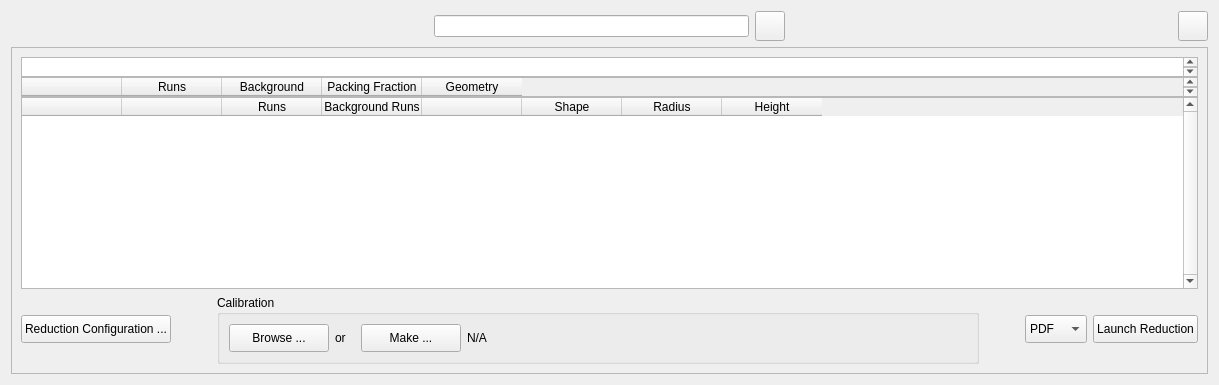
              <widget class="QWidget" name="tab_2">
               <attribute name="title">
                <string>Processing</string>
               </attribute>
               <layout class="QVBoxLayout" name="verticalLayout_15">
                <item>
                 <layout class="QHBoxLayout" name="horizontalLayout_3">
                  <item>
                   <spacer name="horizontalSpacer_6">
                    <property name="orientation">
                     <enum>Qt::Horizontal</enum>
                    </property>
                    <property name="sizeHint" stdset="0">
                     <size>
                      <width>40</width>
                      <height>20</height>
                     </size>
                    </property>
                   </spacer>
                  </item>
                  <item>
                   <layout class="QHBoxLayout" name="horizontalLayout_7">
                    <item>
                     <widget class="QLabel" name="search_logo_label">
                      <property name="sizePolicy">
                       <sizepolicy hsizetype="Fixed" vsizetype="Fixed">
                        <horstretch>0</horstretch>
                        <verstretch>0</verstretch>
                       </sizepolicy>
                      </property>
                      <property name="minimumSize">
                       <size>
                        <width>30</width>
                        <height>30</height>
                       </size>
                      </property>
                      <property name="maximumSize">
                       <size>
                        <width>30</width>
                        <height>30</height>
                       </size>
                      </property>
                      <property name="text">
                       <string/>
                      </property>
                     </widget>
                    </item>
                    <item>
                     <widget class="QLineEdit" name="name_search_3">
                      <property name="minimumSize">
                       <size>
                        <width>200</width>
                        <height>0</height>
                       </size>
                      </property>
                      <property name="maximumSize">
                       <size>
                        <width>1677215</width>
                        <height>16777215</height>
                       </size>
                      </property>
                      <property name="text">
                       <string/>
                      </property>
                     </widget>
                    </item>
                    <item>
                     <widget class="QPushButton" name="clear_search_button">
                      <property name="minimumSize">
                       <size>
                        <width>30</width>
                        <height>30</height>
                       </size>
                      </property>
                      <property name="maximumSize">
                       <size>
                        <width>20</width>
                        <height>30</height>
                       </size>
                      </property>
                      <property name="text">
                       <string/>
                      </property>
                     </widget>
                    </item>
                   </layout>
                  </item>
                  <item>
                   <spacer name="horizontalSpacer_10">
                    <property name="orientation">
                     <enum>Qt::Horizontal</enum>
                    </property>
                    <property name="sizeHint" stdset="0">
                     <size>
                      <width>40</width>
                      <height>20</height>
                     </size>
                    </property>
                   </spacer>
                  </item>
                  <item>
                   <widget class="QPushButton" name="settings_table_button">
                    <property name="sizePolicy">
                     <sizepolicy hsizetype="Fixed" vsizetype="Fixed">
                      <horstretch>0</horstretch>
                      <verstretch>0</verstretch>
                     </sizepolicy>
                    </property>
                    <property name="minimumSize">
                     <size>
                      <width>30</width>
                      <height>30</height>
                     </size>
                    </property>
                    <property name="maximumSize">
                     <size>
                      <width>30</width>
                      <height>30</height>
                     </size>
                    </property>
                    <property name="text">
                     <string/>
                    </property>
                   </widget>
                  </item>
                 </layout>
                </item>
                <item>
                 <widget class="QFrame" name="frame">
                  <property name="frameShape">
                   <enum>QFrame::StyledPanel</enum>
                  </property>
                  <property name="frameShadow">
                   <enum>QFrame::Raised</enum>
                  </property>
                  <layout class="QVBoxLayout" name="verticalLayout_3">
                   <item>
                    <layout class="QVBoxLayout" name="verticalLayout_14">
                     <property name="spacing">
                      <number>0</number>
                     </property>
                     <item>
                      <widget class="QTableWidget" name="h1_table">
                       <property name="minimumSize">
                        <size>
                         <width>0</width>
                         <height>20</height>
                        </size>
                       </property>
                       <property name="maximumSize">
                        <size>
                         <width>16777215</width>
                         <height>20</height>
                        </size>
                       </property>
                       <property name="verticalScrollBarPolicy">
                        <enum>Qt::ScrollBarAlwaysOn</enum>
                       </property>
                       <property name="horizontalScrollBarPolicy">
                        <enum>Qt::ScrollBarAlwaysOff</enum>
                       </property>
                       <property name="autoScroll">
                        <bool>true</bool>
                       </property>
                       <property name="horizontalScrollMode">
                        <enum>QAbstractItemView::ScrollPerPixel</enum>
                       </property>
                      </widget>
                     </item>
                     <item>
                      <widget class="QTableWidget" name="h2_table">
                       <property name="minimumSize">
                        <size>
                         <width>0</width>
                         <height>20</height>
                        </size>
                       </property>
                       <property name="maximumSize">
                        <size>
                         <width>16777215</width>
                         <height>20</height>
                        </size>
                       </property>
                       <property name="verticalScrollBarPolicy">
                        <enum>Qt::ScrollBarAlwaysOn</enum>
                       </property>
                       <property name="horizontalScrollBarPolicy">
                        <enum>Qt::ScrollBarAlwaysOff</enum>
                       </property>
                       <property name="autoScroll">
                        <bool>true</bool>
                       </property>
                       <property name="horizontalScrollMode">
                        <enum>QAbstractItemView::ScrollPerPixel</enum>
                       </property>
                       <column>
                        <property name="text">
                         <string/>
                        </property>
                       </column>
                       <column>
                        <property name="text">
                         <string>Runs</string>
                        </property>
                       </column>
                       <column>
                        <property name="text">
                         <string>Background</string>
                        </property>
                       </column>
                       <column>
                        <property name="text">
                         <string>Packing Fraction</string>
                        </property>
                       </column>
                       <column>
                        <property name="text">
                         <string>Geometry</string>
                        </property>
                       </column>
                      </widget>
                     </item>
                     <item>
                      <widget class="QTableWidget" name="h3_table">
                       <property name="baseSize">
                        <size>
                         <width>0</width>
                         <height>0</height>
                        </size>
                       </property>
                       <property name="palette">
                        <palette>
                         <active>
                          <colorrole role="Highlight">
                           <brush brushstyle="SolidPattern">
                            <color alpha="255">
                             <red>138</red>
                             <green>226</green>
                             <blue>52</blue>
                            </color>
                           </brush>
                          </colorrole>
                         </active>
                         <inactive>
                          <colorrole role="Highlight">
                           <brush brushstyle="SolidPattern">
                            <color alpha="255">
                             <red>138</red>
                             <green>226</green>
                             <blue>52</blue>
                            </color>
                           </brush>
                          </colorrole>
                         </inactive>
                         <disabled>
                          <colorrole role="Highlight">
                           <brush brushstyle="SolidPattern">
                            <color alpha="255">
                             <red>145</red>
                             <green>141</green>
                             <blue>126</blue>
                            </color>
                           </brush>
                          </colorrole>
                         </disabled>
                        </palette>
                       </property>
                       <property name="contextMenuPolicy">
                        <enum>Qt::CustomContextMenu</enum>
                       </property>
                       <property name="verticalScrollBarPolicy">
                        <enum>Qt::ScrollBarAlwaysOn</enum>
                       </property>
                       <property name="autoScrollMargin">
                        <number>1</number>
                       </property>
                       <property name="alternatingRowColors">
                        <bool>true</bool>
                       </property>
                       <property name="selectionMode">
                        <enum>QAbstractItemView::ContiguousSelection</enum>
                       </property>
                       <property name="horizontalScrollMode">
                        <enum>QAbstractItemView::ScrollPerPixel</enum>
                       </property>
                       <attribute name="verticalHeaderVisible">
                        <bool>false</bool>
                       </attribute>
                       <attribute name="verticalHeaderCascadingSectionResizes">
                        <bool>false</bool>
                       </attribute>
                       <column>
                        <property name="text">
                         <string/>
                        </property>
                       </column>
                       <column>
                        <property name="text">
                         <string/>
                        </property>
                       </column>
                       <column>
                        <property name="text">
                         <string>Runs</string>
                        </property>
                       </column>
                       <column>
                        <property name="text">
                         <string>Background Runs</string>
                        </property>
                       </column>
                       <column>
                        <property name="text">
                         <string/>
                        </property>
                       </column>
                       <column>
                        <property name="text">
                         <string>Shape</string>
                        </property>
                       </column>
                       <column>
                        <property name="text">
                         <string>Radius</string>
                        </property>
                       </column>
                       <column>
                        <property name="text">
                         <string>Height</string>
                        </property>
                       </column>
                      </widget>
                     </item>
                    </layout>
                   </item>
                   <item>
                    <layout class="QHBoxLayout" name="horizontalLayout_8">
                     <item>
                      <widget class="QPushButton" name="pushButton_5">
                       <property name="minimumSize">
                        <size>
                         <width>0</width>
                         <height>28</height>
                        </size>
                       </property>
                       <property name="maximumSize">
                        <size>
                         <width>16777215</width>
                         <height>28</height>
                        </size>
                       </property>
                       <property name="text">
                        <string>Reduction Configuration ...</string>
                       </property>
                      </widget>
                     </item>
                     <item>
                      <spacer name="horizontalSpacer_12">
                       <property name="orientation">
                        <enum>Qt::Horizontal</enum>
                       </property>
                       <property name="sizeHint" stdset="0">
                        <size>
                         <width>40</width>
                         <height>20</height>
                        </size>
                       </property>
                      </spacer>
                     </item>
                     <item>
                      <widget class="QGroupBox" name="groupBox_2">
                       <property name="sizePolicy">
                        <sizepolicy hsizetype="Expanding" vsizetype="Preferred">
                         <horstretch>0</horstretch>
                         <verstretch>0</verstretch>
                        </sizepolicy>
                       </property>
                       <property name="title">
                        <string>Calibration</string>
                       </property>
                       <layout class="QHBoxLayout" name="horizontalLayout_9">
                        <item>
                         <widget class="QPushButton" name="browse_calibration_button">
                          <property name="minimumSize">
                           <size>
                            <width>100</width>
                            <height>28</height>
                           </size>
                          </property>
                          <property name="maximumSize">
                           <size>
                            <width>100</width>
                            <height>28</height>
                           </size>
                          </property>
                          <property name="text">
                           <string>Browse ...</string>
                          </property>
                         </widget>
                        </item>
                        <item>
                         <widget class="QLabel" name="label_51">
                          <property name="minimumSize">
                           <size>
                            <width>20</width>
                            <height>0</height>
                           </size>
                          </property>
                          <property name="maximumSize">
                           <size>
                            <width>20</width>
                            <height>16777215</height>
                           </size>
                          </property>
                          <property name="text">
                           <string>or</string>
                          </property>
                         </widget>
                        </item>
                        <item>
                         <widget class="QPushButton" name="make_calibration_button">
                          <property name="minimumSize">
                           <size>
                            <width>100</width>
                            <height>28</height>
                           </size>
                          </property>
                          <property name="maximumSize">
                           <size>
                            <width>100</width>
                            <height>28</height>
                           </size>
                          </property>
                          <property name="text">
                           <string>Make ...</string>
                          </property>
                         </widget>
                        </item>
                        <item>
                         <widget class="QLabel" name="calibration_file">
                          <property name="sizePolicy">
                           <sizepolicy hsizetype="Expanding" vsizetype="Preferred">
                            <horstretch>0</horstretch>
                            <verstretch>0</verstretch>
                           </sizepolicy>
                          </property>
                          <property name="minimumSize">
                           <size>
                            <width>500</width>
                            <height>0</height>
                           </size>
                          </property>
                          <property name="text">
                           <string>N/A</string>
                          </property>
                         </widget>
                        </item>
                       </layout>
                      </widget>
                     </item>
                     <item>
                      <spacer name="horizontalSpacer_11">
                       <property name="orientation">
                        <enum>Qt::Horizontal</enum>
                       </property>
                       <property name="sizeHint" stdset="0">
                        <size>
                         <width>40</width>
                         <height>20</height>
                        </size>
                       </property>
                      </spacer>
                     </item>
                     <item>
                      <widget class="QComboBox" name="comboBox">
                       <property name="minimumSize">
                        <size>
                         <width>0</width>
                         <height>28</height>
                        </size>
                       </property>
                       <property name="maximumSize">
                        <size>
                         <width>16777215</width>
                         <height>28</height>
                        </size>
                       </property>
                       <item>
                        <property name="text">
                         <string>PDF</string>
                        </property>
                       </item>
                       <item>
                        <property name="text">
                         <string>Bragg</string>
                        </property>
                       </item>
                      </widget>
                     </item>
                     <item>
                      <widget class="QPushButton" name="pushButton_18">
                       <property name="minimumSize">
                        <size>
                         <width>0</width>
                         <height>28</height>
                        </size>
                       </property>
                       <property name="maximumSize">
                        <size>
                         <width>16777215</width>
                         <height>28</height>
                        </size>
                       </property>
                       <property name="text">
                        <string>Launch Reduction</string>
                       </property>
                      </widget>
                     </item>
                    </layout>
                   </item>
                  </layout>
                 </widget>
                </item>
               </layout>
              </widget>
